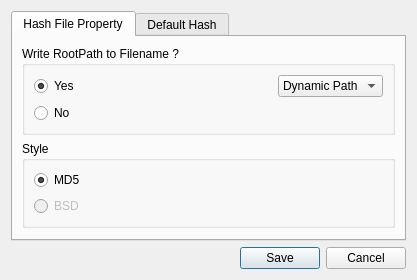
<?xml version="1.0" encoding="UTF-8"?>
<ui version="4.0">
 <class>Properties</class>
 <widget class="QDialog" name="Properties">
  <property name="geometry">
   <rect>
    <x>0</x>
    <y>0</y>
    <width>417</width>
    <height>261</height>
   </rect>
  </property>
  <property name="windowTitle">
   <string>Dialog</string>
  </property>
  <layout class="QVBoxLayout" name="verticalLayout_7">
   <item>
    <widget class="QTabWidget" name="tabWidget">
     <property name="currentIndex">
      <number>0</number>
     </property>
     <widget class="QWidget" name="tabHashFile">
      <attribute name="title">
       <string>Hash File Property</string>
      </attribute>
      <layout class="QVBoxLayout" name="verticalLayout_6">
       <item>
        <layout class="QVBoxLayout" name="verticalLayout_5">
         <item>
          <layout class="QVBoxLayout" name="verticalLayout_4">
           <item>
            <widget class="QGroupBox" name="groupBox">
             <property name="title">
              <string>Write RootPath to Filename ?</string>
             </property>
             <layout class="QVBoxLayout" name="verticalLayout_3">
              <item>
               <layout class="QVBoxLayout" name="verticalLayout">
                <item>
                 <layout class="QHBoxLayout" name="horizontalLayout">
                  <item>
                   <widget class="QRadioButton" name="radioYes">
                    <property name="text">
                     <string>Yes</string>
                    </property>
                    <property name="checked">
                     <bool>true</bool>
                    </property>
                   </widget>
                  </item>
                  <item>
                   <spacer name="horizontalSpacer">
                    <property name="orientation">
                     <enum>Qt::Horizontal</enum>
                    </property>
                    <property name="sizeHint" stdset="0">
                     <size>
                      <width>40</width>
                      <height>20</height>
                     </size>
                    </property>
                   </spacer>
                  </item>
                  <item>
                   <widget class="QComboBox" name="comboBoxRootPath">
                    <item>
                     <property name="text">
                      <string>Dynamic Path</string>
                     </property>
                    </item>
                    <item>
                     <property name="text">
                      <string>Static Path</string>
                     </property>
                    </item>
                   </widget>
                  </item>
                 </layout>
                </item>
                <item>
                 <widget class="QRadioButton" name="radioNo">
                  <property name="text">
                   <string>No</string>
                  </property>
                 </widget>
                </item>
               </layout>
              </item>
             </layout>
            </widget>
           </item>
           <item>
            <widget class="QGroupBox" name="groupBox_2">
             <property name="title">
              <string>Style</string>
             </property>
             <layout class="QVBoxLayout" name="verticalLayout_2">
              <item>
               <widget class="QRadioButton" name="radioMD5">
                <property name="text">
                 <string>MD5</string>
                </property>
                <property name="checked">
                 <bool>true</bool>
                </property>
               </widget>
              </item>
              <item>
               <widget class="QRadioButton" name="radioBSD">
                <property name="enabled">
                 <bool>false</bool>
                </property>
                <property name="text">
                 <string>BSD</string>
                </property>
                <property name="checkable">
                 <bool>true</bool>
                </property>
               </widget>
              </item>
             </layout>
            </widget>
           </item>
          </layout>
         </item>
         <item>
          <spacer name="verticalSpacer">
           <property name="orientation">
            <enum>Qt::Vertical</enum>
           </property>
           <property name="sizeHint" stdset="0">
            <size>
             <width>17</width>
             <height>13</height>
            </size>
           </property>
          </spacer>
         </item>
        </layout>
       </item>
      </layout>
     </widget>
     <widget class="QWidget" name="tabDefaulHash">
      <attribute name="title">
       <string>Default Hash</string>
      </attribute>
      <layout class="QVBoxLayout" name="verticalLayout_9">
       <item>
        <widget class="QGroupBox" name="groupBox_3">
         <property name="title">
          <string>Select default Hash</string>
         </property>
         <layout class="QVBoxLayout" name="verticalLayout_10">
          <item>
           <layout class="QVBoxLayout" name="verticalLayout_8">
            <item>
             <layout class="QHBoxLayout" name="horizontalLayout_2">
              <item>
               <widget class="QComboBox" name="comboBoxHashTyp">
                <item>
                 <property name="text">
                  <string>MD5</string>
                 </property>
                </item>
                <item>
                 <property name="text">
                  <string>SHA-1</string>
                 </property>
                </item>
                <item>
                 <property name="text">
                  <string>RIPEMD-160</string>
                 </property>
                </item>
                <item>
                 <property name="text">
                  <string>SHA224</string>
                 </property>
                </item>
                <item>
                 <property name="text">
                  <string>SHA256</string>
                 </property>
                </item>
                <item>
                 <property name="text">
                  <string>SHA384</string>
                 </property>
                </item>
                <item>
                 <property name="text">
                  <string>SHA512</string>
                 </property>
                </item>
                <item>
                 <property name="text">
                  <string>WHIRLPOOL</string>
                 </property>
                </item>
               </widget>
              </item>
              <item>
               <spacer name="horizontalSpacer_2">
                <property name="orientation">
                 <enum>Qt::Horizontal</enum>
                </property>
                <property name="sizeHint" stdset="0">
                 <size>
                  <width>40</width>
                  <height>20</height>
                 </size>
                </property>
               </spacer>
              </item>
             </layout>
            </item>
            <item>
             <spacer name="verticalSpacer_2">
              <property name="orientation">
               <enum>Qt::Vertical</enum>
              </property>
              <property name="sizeHint" stdset="0">
               <size>
                <width>20</width>
                <height>40</height>
               </size>
              </property>
             </spacer>
            </item>
           </layout>
          </item>
         </layout>
        </widget>
       </item>
      </layout>
     </widget>
    </widget>
   </item>
   <item>
    <widget class="QDialogButtonBox" name="buttonBox">
     <property name="orientation">
      <enum>Qt::Horizontal</enum>
     </property>
     <property name="standardButtons">
      <set>QDialogButtonBox::Cancel|QDialogButtonBox::Save</set>
     </property>
    </widget>
   </item>
  </layout>
 </widget>
 <resources/>
 <connections>
  <connection>
   <sender>buttonBox</sender>
   <signal>accepted()</signal>
   <receiver>Properties</receiver>
   <slot>accept()</slot>
   <hints>
    <hint type="sourcelabel">
     <x>164</x>
     <y>231</y>
    </hint>
    <hint type="destinationlabel">
     <x>157</x>
     <y>260</y>
    </hint>
   </hints>
  </connection>
  <connection>
   <sender>buttonBox</sender>
   <signal>rejected()</signal>
   <receiver>Properties</receiver>
   <slot>reject()</slot>
   <hints>
    <hint type="sourcelabel">
     <x>164</x>
     <y>231</y>
    </hint>
    <hint type="destinationlabel">
     <x>286</x>
     <y>260</y>
    </hint>
   </hints>
  </connection>
 </connections>
</ui>
